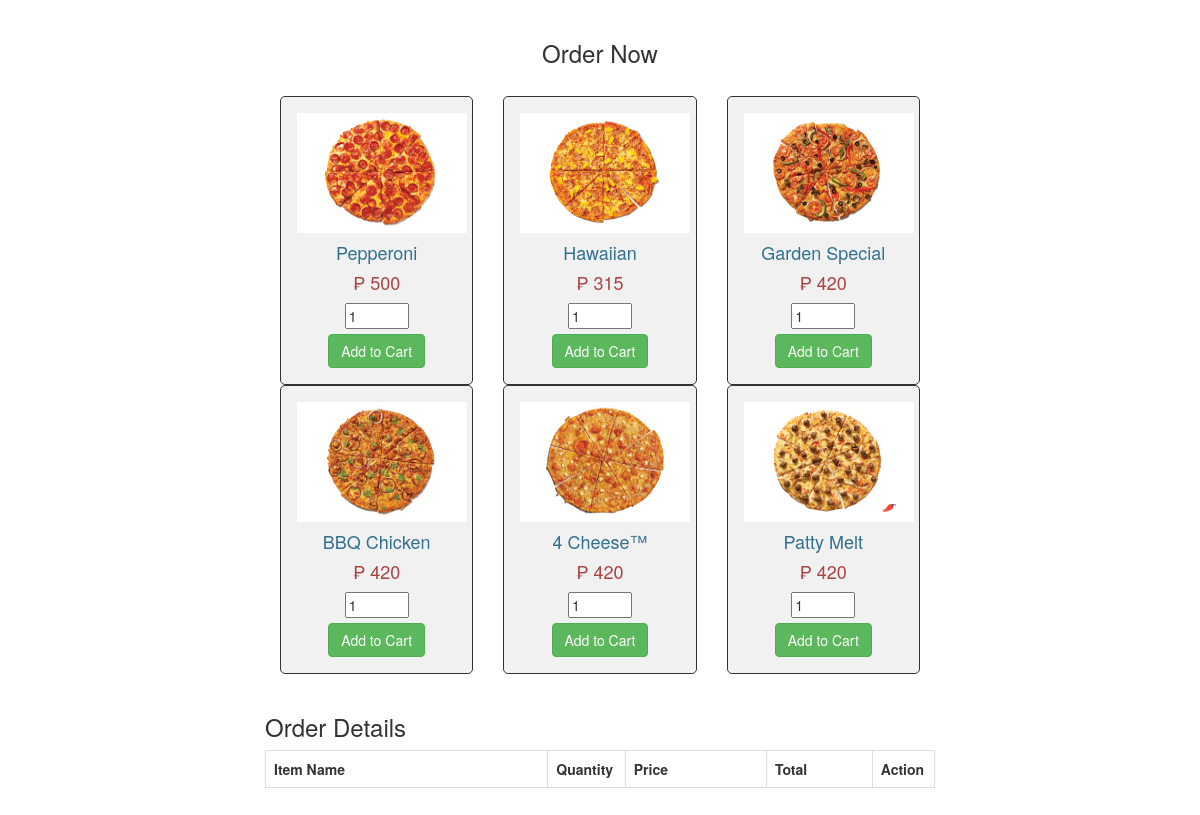
The page / on the database its author committed.
### tables this page shows
CREATE TABLE `pizzamenu` (
  `id` int(11) NOT NULL,
  `name` varchar(255) NOT NULL,
  `image` varchar(250) NOT NULL,
  `price` varchar(255) NOT NULL
);

### index.php (the view, shortened to what this page needs)
<?php
 $connect = mysqli_connect("localhost", "root", "", "mydb");
 ?>
 <!DOCTYPE html>
 <html>
      <head>
           <link rel="stylesheet" href="https://maxcdn.bootstrapcdn.com/bootstrap/3.3.6/css/bootstrap.min.css" />
      </head>
      <body>
           <br />
           <div class="container" style="width:700px;">
                <h3 align="center">Order Now</h3><br />
                <?php
                $query = "SELECT * FROM pizzamenu ORDER BY id ASC";
                $result = mysqli_query($connect, $query);
                if(mysqli_num_rows($result) > 0)
                {
                     while($row = mysqli_fetch_array($result))
                     {
                ?>
                <div class="col-md-4">
                     <form method="post" action="index.php?action=add&id=<?php echo $row["id"]; ?>">
                          <div style="border:1px solid #333; background-color:#f1f1f1; border-radius:5px; padding:16px;" align="center">
                          <?php
                          echo "<div id='img_div'>";
                  echo "<img src='pizza/".$row['image']."'  height='120' width='170'>";
              echo "</div>";
              ?>
                               <h4 class="text-info"><?php echo $row["name"]; ?></h4>
                               <h4 class="text-danger">₱ <?php echo $row["price"]; ?></h4>
                               <input type="number" id="quantity" name="quantity" value="1" min="1" max="999">
                               <input type="submit" name="add_to_cart" style="margin-top:5px;" class="btn btn-success" value="Add to Cart" />
                          </div>
                     </form>
                </div>
                <?php
                     }
                }
                ?>
                <br />
                <h3>Order Details</h3>
                <div class="table-responsive">
                     <table class="table table-bordered">
                          <tr>
                               <th width="40%">Item Name</th>
                               <th width="10%">Quantity</th>
                               <th width="20%">Price</th>
                               <th width="15%">Total</th>
                               <th width="5%">Action</th>
                          </tr>
                     </table>
                </div>
           </div>
           <br />
      </body>
 </html>

### rows shown on the page
pizzamenu: image (picture), name "Pepperoni", price "500"
pizzamenu: image (picture), name "Hawaiian", price "315"
pizzamenu: image (picture), name "Garden Special", price "420"
pizzamenu: image (picture), name "BBQ Chicken", price "420"
pizzamenu: image (picture), name "4 Cheese™", price "420"
pizzamenu: image (picture), name "Patty Melt", price "420"
